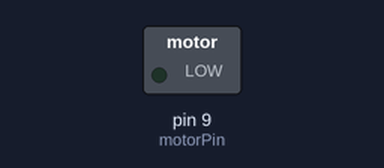
A sketch run on a simulated Arduino Uno, built with avr-gcc and run on an emulated ATmega328P. On the bench: switched loads named in the sketch (green lamp = pin HIGH). What the sketch prints to the serial monitor is not drawn.

Above: at 0.1 s.
At 1.1 s:
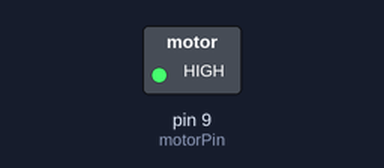
Timing chart, 0 to 2.6 s (numbered marks = the images above):
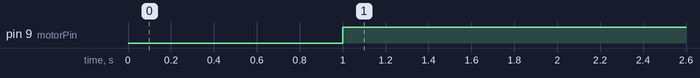

Measured:
- by itself, pin 9 (motorPin): LOW → HIGH at 1.0 s

The sketch:

wifi-fan.ino
```cpp
#include <DHT.h>

//#define DHTTYPE DHT11
#define DHTPIN 2
#define DHTTYPE DHT11
DHT dht(DHTPIN, DHTTYPE);
const int HEAT_INDEX_START_FAN = 76; // degrees
const int INCREASE_SPEED_AT_TEMP = 10; // interval of 10 degrees

const int motorPin = 9;

void setup() {
  Serial.begin(9600);

  pinMode(motorPin, OUTPUT);
  dht.begin();

  Serial.println("Enter speed (0 to 255) or type 'AUTO' for temperature control:");
}


void loop() {
  int speed;

  String detection_message = Serial.readStringUntil('\n');
  detection_message.trim();
  //if(detection_message == "PERSON DETECTED") {
    //float temp = dht.readTemperature(true); // Fahrenheit
    //float humidity = dht.readHumidity();
    //float heat_index = dht.computeHeatIndex(temp, humidity);

    /*
    if (Serial.available()) {
      if (heat_index >= HEAT_INDEX_START_FAN) {
        int high_temp = HEAT_INDEX_START_FAN + INCREASE_SPEED_AT_TEMP * 2;
        if (heat_index >= high_temp) {
          speed = 255;
        } else if (heat_index >= (high_temp - INCREASE_SPEED_AT_TEMP)) {
          speed = 180;
        } else {
          speed = 105;
        }
      }
    */
    speed = 255;
    speed = constrain(speed, 0, 255);
    analogWrite(motorPin, speed);
    //}

    delay(2000);
  //}
} 
```
